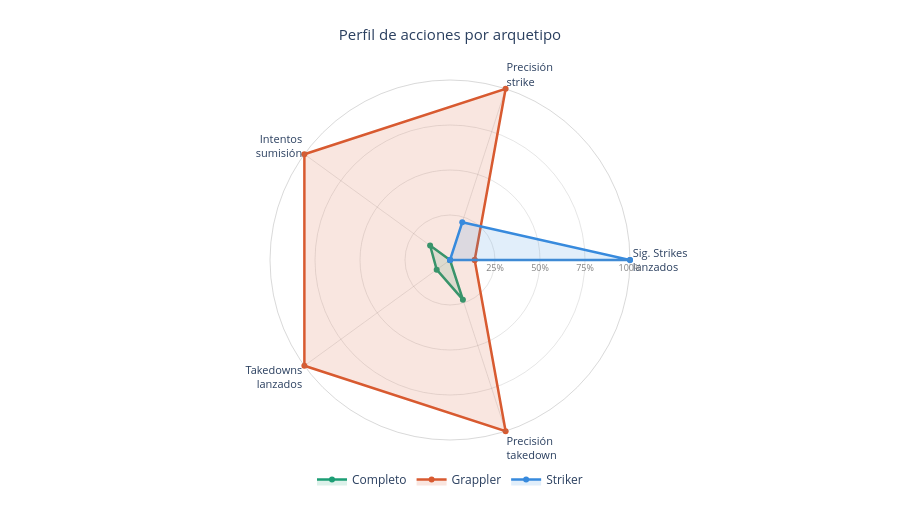

Notebook source saved alongside this figure:
### Code cell
import plotly.graph_objects as go
import pandas as pd

# 1. Preparar datos por arquetipo
df_acciones_arq = df_analisis.groupby('arquetipo_base').agg(
    sig_str = ('avg_SIG_STR_landed', 'mean'),
    str_pct = ('avg_SIG_STR_pct',    'mean'),
    sub_att = ('avg_SUB_ATT',        'mean'),
    td_land = ('avg_TD_landed',      'mean'),
    td_pct  = ('avg_TD_pct',         'mean'),
).reset_index()

# 2. Normalizar 0-1 para que las métricas sean comparables
cols_norm = ['sig_str', 'str_pct', 'sub_att', 'td_land', 'td_pct']
df_norm = df_acciones_arq.copy()
for col in cols_norm:
    min_v = df_norm[col].min()
    max_v = df_norm[col].max()
    df_norm[col] = (df_norm[col] - min_v) / (max_v - min_v)

# 3. Config
categorias = [
    'Sig. Strikes<br>lanzados',
    'Precisión<br>strike',
    'Intentos<br>sumisión',
    'Takedowns<br>lanzados',
    'Precisión<br>takedown'
]

colores = {
    'Striker'  : ('#378ADD', 'rgba(55,138,221,0.15)'),
    'Grappler' : ('#D85A30', 'rgba(216,90,48,0.15)'),
    'Completo' : ('#1D9E75', 'rgba(29,158,117,0.15)'),
}

# 4. Construir figura
fig = go.Figure()

for _, row in df_norm.iterrows():
    arq = row['arquetipo_base']
    vals_norm = [row[c] for c in cols_norm]
    
    # Valores reales para el tooltip
    vals_real = df_acciones_arq[
        df_acciones_arq['arquetipo_base'] == arq
    ][cols_norm].values[0]
    
    labels_tooltip = [
        f'{cat.replace("<br>", " ")}: {real:.2f}'
        for cat, real in zip(categorias, vals_real)
    ]
    
    color_line, color_fill = colores[arq]
    
    fig.add_trace(go.Scatterpolar(
        r    = vals_norm + [vals_norm[0]],   # cerrar polígono
        theta= categorias + [categorias[0]],
        name = arq,
        text = labels_tooltip + [labels_tooltip[0]],
        hovertemplate = '%{text}<extra></extra>',
        line = dict(color=color_line, width=2.5),
        fill = 'toself',
        fillcolor = color_fill,
        marker = dict(size=6, color=color_line),
    ))

# 5. Layout
fig.update_layout(
    polar=dict(
        bgcolor='rgba(0,0,0,0)',
        radialaxis=dict(
            visible=True,
            range=[0, 1],
            tickvals=[0.25, 0.5, 0.75, 1.0],
            ticktext=['25%', '50%', '75%', '100%'],
            tickfont=dict(size=9, color='gray'),
            gridcolor='rgba(128,128,128,0.2)',
            linecolor='rgba(128,128,128,0.2)',
        ),
        angularaxis=dict(
            tickfont=dict(size=11),
            gridcolor='rgba(128,128,128,0.2)',
            linecolor='rgba(128,128,128,0.3)',
        ),
    ),
    legend=dict(
        orientation='h',
        yanchor='bottom',
        y=-0.15,
        xanchor='center',
        x=0.5,
        font=dict(size=12),
    ),
    title=dict(
        text='Perfil de acciones por arquetipo',
        x=0.5,
        font=dict(size=15),
    ),
    paper_bgcolor='rgba(0,0,0,0)',
    plot_bgcolor='rgba(0,0,0,0)',
    height=520,
    margin=dict(t=80, b=80, l=80, r=80),
)

fig.show()

### Figure 1 — Plotly figure (JSON) as saved in the notebook; plotly's stock layout.template omitted (floating-point values rounded to 4 significant figures)
{"data": [{"fill": "toself", "fillcolor": "rgba(29,158,117,0.15)", "hovertemplate": "%{text}<extra></extra>", "line": {"color": "#1D9E75", "width": 2.5}, "marker": {"color": "#1D9E75", "size": 6}, "name": "Completo", "r": [0, 0, 0.1366, 0.09141, 0.2319, 0], "text": ["Sig. Strikes lanzados: 11.75", "Precisión strike: 0.43", "Intentos sumisión: 0.26", "Takedowns lanzados: 0.55", "Precisión takedown: 0.24", "Sig. Strikes lanzados: 11.75"], "theta": ["Sig. Strikes<br>lanzados", "Precisión<br>strike", "Intentos<br>sumisión", "Takedowns<br>lanzados", "Precisión<br>takedown", "Sig. Strikes<br>lanzados"], "type": "scatterpolar"}, {"fill": "toself", "fillcolor": "rgba(216,90,48,0.15)", "hovertemplate": "%{text}<extra></extra>", "line": {"color": "#D85A30", "width": 2.5}, "marker": {"color": "#D85A30", "size": 6}, "name": "Grappler", "r": [0.1371, 1, 1, 1, 1, 0.1371], "text": ["Sig. Strikes lanzados: 14.70", "Precisión strike: 0.47", "Intentos sumisión: 0.84", "Takedowns lanzados: 2.45", "Precisión takedown: 0.43", "Sig. Strikes lanzados: 14.70"], "theta": ["Sig. Strikes<br>lanzados", "Precisión<br>strike", "Intentos<br>sumisión", "Takedowns<br>lanzados", "Precisión<br>takedown", "Sig. Strikes<br>lanzados"], "type": "scatterpolar"}, {"fill": "toself", "fillcolor": "rgba(55,138,221,0.15)", "hovertemplate": "%{text}<extra></extra>", "line": {"color": "#378ADD", "width": 2.5}, "marker": {"color": "#378ADD", "size": 6}, "name": "Striker", "r": [1, 0.2205, 0, 0, 0, 1], "text": ["Sig. Strikes lanzados: 33.21", "Precisión strike: 0.44", "Intentos sumisión: 0.17", "Takedowns lanzados: 0.36", "Precisión takedown: 0.18", "Sig. Strikes lanzados: 33.21"], "theta": ["Sig. Strikes<br>lanzados", "Precisión<br>strike", "Intentos<br>sumisión", "Takedowns<br>lanzados", "Precisión<br>takedown", "Sig. Strikes<br>lanzados"], "type": "scatterpolar"}], "layout": {"height": 520, "legend": {"font": {"size": 12}, "orientation": "h", "x": 0.5, "xanchor": "center", "y": -0.15, "yanchor": "bottom"}, "margin": {"b": 80, "l": 80, "r": 80, "t": 80}, "paper_bgcolor": "rgba(0,0,0,0)", "plot_bgcolor": "rgba(0,0,0,0)", "polar": {"angularaxis": {"gridcolor": "rgba(128,128,128,0.2)", "linecolor": "rgba(128,128,128,0.3)", "tickfont": {"size": 11}}, "bgcolor": "rgba(0,0,0,0)", "radialaxis": {"gridcolor": "rgba(128,128,128,0.2)", "linecolor": "rgba(128,128,128,0.2)", "range": [0, 1], "tickfont": {"color": "gray", "size": 9}, "ticktext": ["25%", "50%", "75%", "100%"], "tickvals": [0.25, 0.5, 0.75, 1], "visible": true}}, "title": {"font": {"size": 15}, "text": "Perfil de acciones por arquetipo", "x": 0.5}}}
